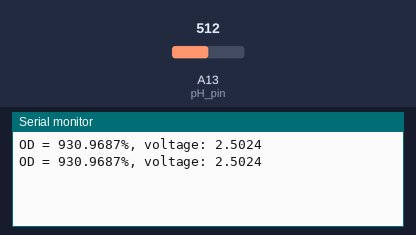
The sketch below on a simulated Arduino Mega 2560, built with avr-gcc and run on an emulated ATmega2560. On the bench: the last lines printed to the serial monitor. Inputs (shaded band) come from the test bench; at power-on: A13 (pH_pin) = 512.

Above: at 1.8 s.
1.9 s: A13 (pH_pin) set to 716
At 2.8 s:
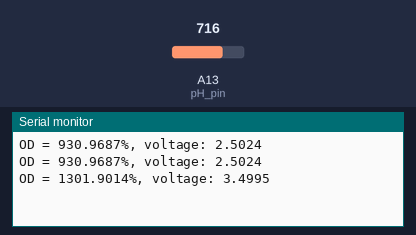
3.4 s: A13 (pH_pin) set to 900
At 4.4 s:
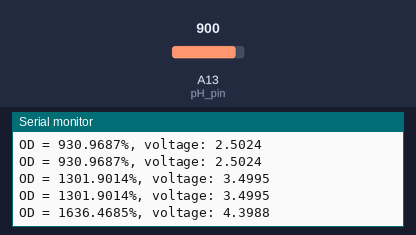
Timing chart, 0 to 6.4 s (numbered marks = the images above; inputs shaded):
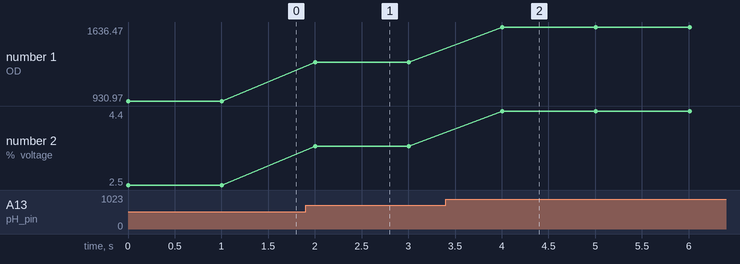

The sketch:

TesteSensores-ENV20-calibrate.ino
```cpp
const int pH_pin = A13; // Define o pino analógico a ser utilizado
const int OD_pin = A13; // Define o pino analógico a ser utilizado

float ph_amostra_4 = 2.0186; //Valor em tensao referente a amostra de pH 4,01
float ph_amostra_7 = 1.5249;//Valor em tensao referente a amostra de pH 7,01

float coeficiente_angular = (7.01 - 4.01) / (ph_amostra_7 - ph_amostra_4); // m = (y2-y1)/(x2-x1)
float coeficiente_linear = 4.01 - (coeficiente_angular * ph_amostra_4); // n = y - m*x

float calibracaoOD = 0.2688;

//Variável que controla qual o tipo de sensor está sendo lido
//PH = 0
//ORP = 1
//DO = 2
//TEMPERATURE = 3
int SENSOR_TYPE = 2;

void setup() {
  Serial.begin(9600); // Inicia a comunicação serial
}

void loop() {
  switch (SENSOR_TYPE) {
    case 0:
      read_pH();
      break;
    case 1:
      break;
    case 2:
      read_OD();
      break;
    default:
      break;
  }

  delay(1000); // Espera 1 segundo antes de realizar a próxima leitura
}


void read_pH() {
  int pH_raw = analogRead(pH_pin); // Lê a voltagem do sensor
  float voltage = pH_raw * (5.0 / 1023.0);

  float pH_value = (coeficiente_angular * voltage) + coeficiente_linear; //y = m*x + n

  Serial.print("pH = ");
  Serial.print(pH_value, 4); // Imprime o valor de pH com duas casas decimais
  Serial.print(", voltage: ");
  Serial.println(voltage, 4);
}

void read_OD() {
  int OD_raw = analogRead(OD_pin); // Lê a voltagem do sensor
  float voltage = OD_raw * (5.0 / 1023.0);

  float OD_value = (voltage/calibracaoOD) * 100; //voltagem/calibração * 100

  Serial.print("OD = ");
  Serial.print(OD_value, 4); // Imprime o valor de OD com duas casas decimais
  Serial.print("%, voltage: ");
  Serial.println(voltage, 4);
}
```

Measured:
- after the input at 1.9 s, the serial monitor: prints a new line after 0.10 s (image 1)
- after the input at 3.4 s, the serial monitor: prints a new line after 0.61 s (image 2)
- plotted number 1: 930.97 → 1301.9 after the input at 1.9 s, 1301.9 → 1636.47 after the input at 3.4 s
- plotted number 2: 2.5 → 3.5 after the input at 1.9 s, 3.5 → 4.4 after the input at 3.4 s
